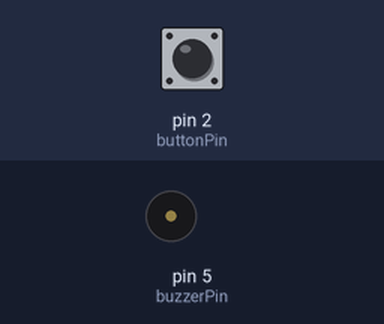
The sketch below on a simulated Arduino Uno, built with avr-gcc and run on an emulated ATmega328P. Shown: buzzer (waves = sounding). The test bench sets the inputs (shaded band); at power-on: pin 2 (buttonPin) LOW. What the sketch prints to the serial monitor is not drawn.

Above: at 1.2 s.
1.3 s: pin 2 (buttonPin) pulled HIGH for 0.15 s
At 1.7 s:
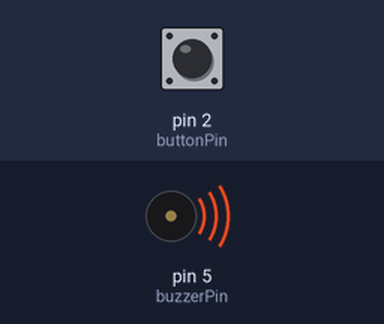
Timing chart, 0 to 10.4 s (numbered marks = the images above; inputs shaded):
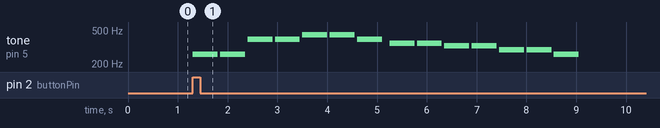

The sketch:

Lab_3.ino
```cpp
// Define the pin numbers
const int buttonPin = 2; // The push button pin
const int buzzerPin = 5; // The buzzer pin

// Define global variables
int SOUND_DURATION = 500;
int SILENCE_DURATION = 50;
#define NO_SOUND 0
#define DO_LOW 1
#define RE 2
#define MI 3
#define FA 4
#define SOL 5
#define LA 6
#define SI 7
#define DO_HIGH 8

// Define the melody using musical notes
int MELODY[] = {DO_LOW, DO_LOW, SOL, SOL, LA, LA, SOL, NO_SOUND, FA, FA, MI, MI, RE, RE, DO_LOW};
int MELODY2[] = {SOL, LA, SOL, MI, LA, RE, RE, FA, FA, RE, MI, SOL, RE, MI, DO_LOW};

int melodyLength = sizeof(MELODY) / sizeof(MELODY[0]); // Calculate the length of the melody array


void setup() {
  Serial.begin(9600);
  // Initialize the push button pin as input
  pinMode(buttonPin, INPUT);
  // Initialize the buzzer pin as output
  pinMode(buzzerPin, OUTPUT);
}

void loop() {
  // Check if the button is pressed
  if (digitalRead(buttonPin) == HIGH) {
    // If the button is pressed, play the melody
    playMelody();
    // Wait for the button to be released
    while (digitalRead(buttonPin) == HIGH) {
      delay(10); // Polling delay
    }
  }
  Serial.println(digitalRead(buttonPin));
}


// Function to play the melody
void playMelody() {
  for (int i = 0; i < melodyLength; i++) {
    int note = MELODY[i];
    if (note == NO_SOUND) {
      // No sound, just silence
      digitalWrite(buzzerPin, LOW);
      delay(SILENCE_DURATION);
    } else {
      // Play the note
      tone(buzzerPin, noteToFrequency(note), SOUND_DURATION); // Calculate the frequency based on the note
      delay(SOUND_DURATION);
    }
    // Make sure the buzzer is off after each note
    digitalWrite(buzzerPin, LOW);
    delay(SILENCE_DURATION);
  }
}

// Function to convert note to frequency
float noteToFrequency(int note) {
  switch (note) {
    case DO_LOW:
      return 261.63;
    case RE:
      return 293.66;
    case MI:
      return 329.63;
    case FA:
      return 349.23;
    case SOL:
      return 392.00;
    case LA:
      return 440.00;
    case SI:
      return 493.88;
    case DO_HIGH:
      return 523.25;
    default:
      return 0;
  }
}
```

Measured:
- after the input at 1.3 s, tone on pin 5 (buzzerPin): plays 261 Hz for 0.50 s, 261 Hz for 0.50 s, 392 Hz for 0.50 s, 392 Hz for 0.50 s, 440 Hz for 0.50 s, 440 Hz for 0.50 s … (14 notes in this stretch), starting at once
